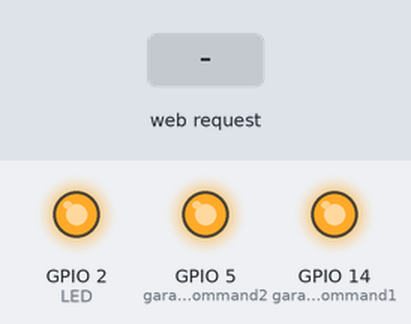
Bench run of a sketch on a simulated ESP8266 (NodeMCU). On the bench: output pins drawn as LEDs (lit = HIGH). The test bench sets the inputs (shaded band). WiFi joins after 1.5 s; servers stay silent unless stated.

Above: at 2.7 s.
2.8 s: HTTP request GET /garage/1/toggle/oGXabhvW6k received
At 3.6 s:
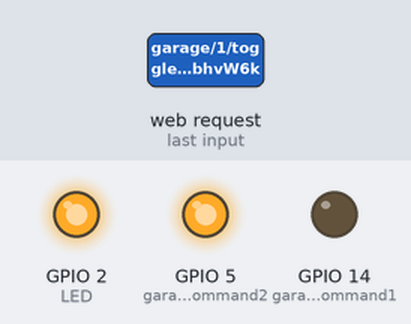
5.3 s: HTTP request GET /garage/2/toggle/oGXabhvW6k received
At 6.0 s:
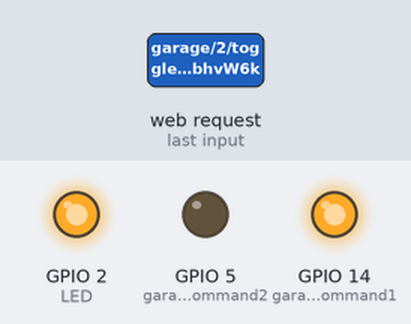
Timing chart, 0 to 8.3 s (numbered marks = the images above; inputs shaded):
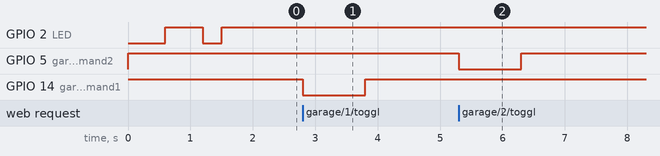

Measured:
- after the input at 2.8 s, GPIO 14 (garageCommand1): HIGH → LOW at once, → HIGH 1.0 s later
- after the input at 5.3 s, GPIO 5 (garageCommand2): HIGH → LOW at once, → HIGH 1.0 s later

The sketch:

nodemcu-wifimanager.ino
```cpp
// LED will blink when in config mode
#include <ESP8266WiFi.h>
#include <WiFiClient.h>
#include <ESP8266WebServer.h>
#include <WiFiManager.h> // https://github.com/tzapu/WiFiManager

//for LED status
#include <Ticker.h>
Ticker ticker;

#ifndef LED_BUILTIN
#define LED_BUILTIN 13 // ESP32 DOES NOT DEFINE LED_BUILTIN
#endif

int LED = LED_BUILTIN;

#define garageCommand1 14 // D5
#define garageSensor1 12 // D6
#define garageCommand2 05 // D1
#define garageSensor2 04 // D2
ESP8266WebServer server(80);

void tick()
{
  //toggle state
  digitalWrite(LED, !digitalRead(LED));     // set pin to the opposite state
}

//gets called when WiFiManager enters configuration mode
void configModeCallback (WiFiManager *myWiFiManager) {
  //Serial.println("Entered config mode");
  //Serial.println(WiFi.softAPIP());
  //if you used auto generated SSID, print it
  //Serial.println(myWiFiManager->getConfigPortalSSID());
  //entered config mode, make led toggle faster
  ticker.attach(0.2, tick);
}

void setup() {
  pinMode(garageSensor1, INPUT);
  pinMode(garageSensor2, INPUT);
  pinMode(garageCommand1, OUTPUT);
  pinMode(garageCommand2, OUTPUT);
  digitalWrite(garageCommand1, HIGH);
  digitalWrite(garageCommand2, HIGH);

  WiFi.mode(WIFI_STA); // explicitly set mode, esp defaults to STA+AP
  // put your setup code here, to run once:
  //Serial.begin(115200);

  //set led pin as output
  pinMode(LED, OUTPUT);
  // start ticker with 0.5 because we start in AP mode and try to connect
  ticker.attach(0.6, tick);

  //WiFiManager
  //Local intialization. Once its business is done, there is no need to keep it around
  WiFiManager wm;
  wm.setConfigPortalTimeout(180);
  //reset settings - for testing
  //wm.resetSettings();

  //set callback that gets called when connecting to previous WiFi fails, and enters Access Point mode
  wm.setAPCallback(configModeCallback);

  //fetches ssid and pass and tries to connect
  //if it does not connect it starts an access point with the specified name
  //here  "AutoConnectAP"
  //and goes into a blocking loop awaiting configuration
  if (!wm.autoConnect()) {
    //Serial.println("failed to connect and hit timeout");
    //reset and try again, or maybe put it to deep sleep
    ESP.restart();
    delay(1000);
  }

  //if you get here you have connected to the WiFi
  //Serial.println("connected...yeey :)");
  ticker.detach();
  //keep LED off
  digitalWrite(LED, HIGH);

  WiFi.setSleepMode(WIFI_NONE_SLEEP);

  server.on("/garage/1/toggle/oGXabhvW6k", [](){
    server.send(200, "application/json", "{\"toggling\":true}");
    digitalWrite(garageCommand1, LOW);
    delay(1000);
    digitalWrite(garageCommand1, HIGH);
  });

  server.on("/garage/2/toggle/oGXabhvW6k", [](){
    server.send(200, "application/json", "{\"toggling\":true}");
    digitalWrite(garageCommand2, LOW);
    delay(1000);
    digitalWrite(garageCommand2, HIGH);
  });

  server.on("/garage/1/status/oGXabhvW6k", [](){
    if (digitalRead(garageSensor1) == HIGH) {
      server.send(200, "application/json", "{\"closed\":true}");
    } else {
      server.send(200, "application/json", "{\"closed\":false}");
    }
  });

  server.on("/garage/2/status/oGXabhvW6k", [](){
    if (digitalRead(garageSensor2) == HIGH) {
      server.send(200, "application/json", "{\"closed\":true}");
    } else {
      server.send(200, "application/json", "{\"closed\":false}");
    }
  });
  server.begin();
}

void loop() {
  server.handleClient();
}
```
